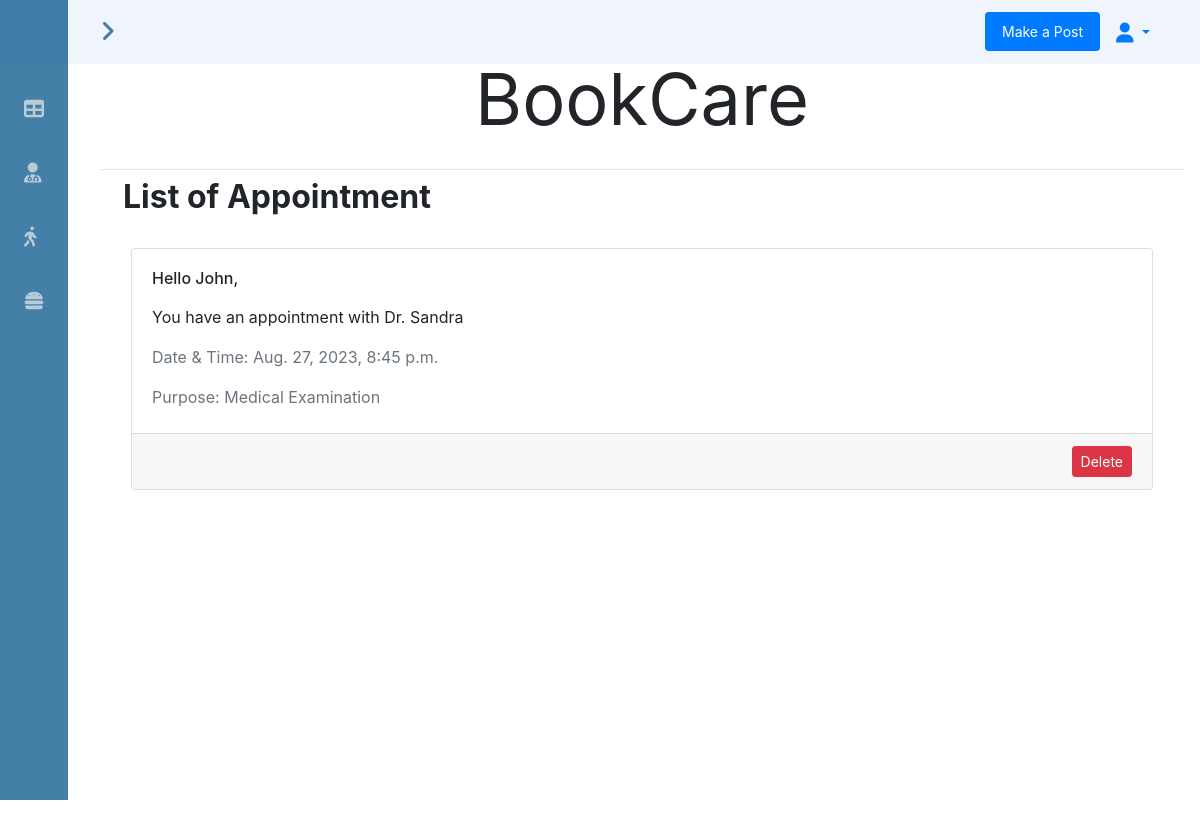
Page /appointment (signed in) on the committed database.
### bookcare/models.py (models this page shows)
class Appointment(models.Model):
    CATEGORY = [
        ("Medical Examination", "Medical Examination"),
        ("Doctor Check", "Doctor Check"),
        ("Check Up", "Check-Up"),
        ("Result Analysis", "Result Analysis")
    ]
    client = models.ForeignKey('CustomUser', on_delete=models.CASCADE, related_name='client')
    doctor = models.ForeignKey('CustomUser', on_delete=models.CASCADE, related_name='doctor')
    category = models.CharField(choices=CATEGORY, max_length=30)
    appointment_date = models.DateTimeField(default=timezone.now())

class CustomUser(AbstractUser):
    about = models.TextField("About", max_length=10000, blank=True)
    is_doctor = models.BooleanField(default=False)
    image = models.URLField(blank=True, null=True, max_length=500)

### bookcare/views.py (the view)
# urls.py: path("appointment", views.appointments, name="appointment"),
def appointments(request):
    user_appointments = Appointment.objects.filter(Q(doctor=request.user) | Q(client=request.user)).order_by('-appointment_date')
    user_appointments_paginated = paginate_page(request, user_appointments)
    return render(request, "bookcare/appointments.html", {
        "all_appointments": user_appointments_paginated,
    })

### bookcare/views.py (called while the page is built)
def paginate_page(request, pages):
    paginator = Paginator(pages, 10)
    page_number = request.GET.get('page')
    page_paginated = paginator.get_page(page_number)
    return page_paginated

### bookcare/templates/bookcare/appointments.html (shortened to what this page needs)
{% extends "bookcare/layout.html" %}
{% block body %}
    <div class="pb-2 my-2">
        <h2 class="d-inline p-2"><strong>List of Appointment</strong></h2>
    </div>
    {% for appointment in all_appointments %}
        <div class="border-0 border-muted rounded p-3 mb-1">
            <div class="card">
                <div class="card-body">
                    {% if user == appointment.client %}
                        <h6 class="mb-3">Hello {{appointment.client.first_name}},</h6>
                        <p>You have an appointment with Dr. {{appointment.doctor.first_name}} </p>
                    {% else %}
                        <h6 class="mb-3">Hello Dr. {{appointment.doctor.first_name}},</h6>
                        <p>You have an appointment with {{appointment.client.first_name}} </p>
                    {% endif %}
                    <div class="text-muted">
                        <p>Date & Time: {{appointment.appointment_date}}</p>
                        <p class="mb-1">Purpose: {{appointment.category}}</p>
                    </div>
                </div>
                <div class="card-footer text-muted">
                    <form action="{% url 'appointment' appointment.id %}" method="POST">
                        <input type="submit" class="btn btn-danger btn-sm float-right" name="delete" value="Delete">
                    </form>
                </div>
            </div>
        </div>
    {% empty %}
        <div>No list available</div>
    {% endfor %}
{% endblock %}

### bookcare/static/bookcare/styles.css (style rules this page uses)
:root { --first-blue: rgba(21, 95, 144, 0.8); --first-blue-light: rgba(92, 143, 174, 0.8); --white-color: #f0f4fc; }
body { padding: 10px; }

### bookcare/static/bookcare/sidebar.css (style rules this page uses)
:root { --header-height: 3rem; --nav-width: 68px; --primary-color: rgba(21, 95, 144, 0.8); --first-color-light: rgba(212, 223, 230, 0.8); --white-color: #f0f4fc; --white-color-light: #f6f8fbd0; --body-font: 'Nunito', sans-serif; --normal-font-size: 1rem; --z-fixed: 100 }
body { position: relative; margin: var(--header-height) 0 0 0; padding: 0 1rem; font-family: var(--body-font); font-size: var(--normal-font-size); transition: .5s; background: var(--white-color-light); }
@media screen and (min-width: 768px) { body { margin: calc(var(--header-height) + 1rem) 0 0 0; padding-left: calc(var(--nav-width) + 2rem) } }

### rows in the picture
Appointment: client.first_name "John", doctor.first_name "Sandra", appointment_date "Aug. 27, 2023, 8:45 p.m.", category "Medical Examination"
